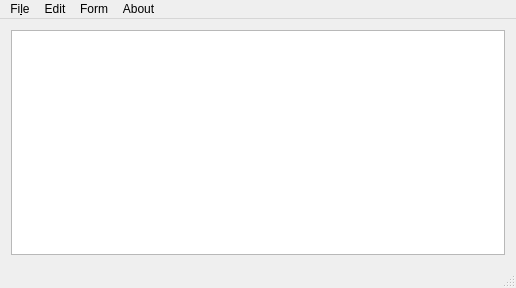
<?xml version="1.0" encoding="UTF-8"?>
<ui version="4.0">
 <class>MainWindow</class>
 <widget class="QMainWindow" name="MainWindow">
  <property name="geometry">
   <rect>
    <x>0</x>
    <y>0</y>
    <width>516</width>
    <height>288</height>
   </rect>
  </property>
  <property name="windowTitle">
   <string>MainWindow</string>
  </property>
  <widget class="QWidget" name="centralWidget">
   <layout class="QVBoxLayout" name="verticalLayout">
    <item>
     <widget class="QTextEdit" name="textEdit"/>
    </item>
    <item>
     <layout class="QVBoxLayout" name="verticalLayout_2"/>
    </item>
   </layout>
  </widget>
  <widget class="QMenuBar" name="menuBar">
   <property name="geometry">
    <rect>
     <x>0</x>
     <y>0</y>
     <width>516</width>
     <height>24</height>
    </rect>
   </property>
   <widget class="QMenu" name="menuFile">
    <property name="title">
     <string>Fi&amp;le</string>
    </property>
    <addaction name="actionNew"/>
    <addaction name="actionOpen"/>
    <addaction name="actionSave_As"/>
    <addaction name="actionPrint"/>
    <addaction name="separator"/>
    <addaction name="actionExit"/>
   </widget>
   <widget class="QMenu" name="menuEdit">
    <property name="title">
     <string>Edit</string>
    </property>
    <addaction name="actionCopy"/>
    <addaction name="actionPaste"/>
    <addaction name="actionCut"/>
    <addaction name="actionUndo"/>
    <addaction name="actionRedo"/>
    <addaction name="separator"/>
    <addaction name="separator"/>
   </widget>
   <widget class="QMenu" name="menuForm">
    <property name="title">
     <string>Form</string>
    </property>
    <addaction name="actionFont"/>
    <addaction name="actionColor"/>
   </widget>
   <widget class="QMenu" name="menuAbout">
    <property name="title">
     <string>About</string>
    </property>
    <addaction name="actionDate"/>
    <addaction name="actionAuthor"/>
    <addaction name="actionQt"/>
   </widget>
   <addaction name="menuFile"/>
   <addaction name="menuEdit"/>
   <addaction name="menuForm"/>
   <addaction name="menuAbout"/>
  </widget>
  <widget class="QStatusBar" name="statusBar"/>
  <action name="actionNew">
   <property name="text">
    <string>New</string>
   </property>
  </action>
  <action name="actionOpen">
   <property name="text">
    <string>Open</string>
   </property>
  </action>
  <action name="actionSave_As">
   <property name="text">
    <string>Save As</string>
   </property>
  </action>
  <action name="actionPrint">
   <property name="text">
    <string>Print</string>
   </property>
  </action>
  <action name="actionExit">
   <property name="text">
    <string>Exit</string>
   </property>
  </action>
  <action name="actionCopy">
   <property name="text">
    <string>Copy</string>
   </property>
  </action>
  <action name="actionPaste">
   <property name="text">
    <string>Paste</string>
   </property>
  </action>
  <action name="actionCut">
   <property name="text">
    <string>Cut</string>
   </property>
  </action>
  <action name="actionUndo">
   <property name="text">
    <string>Undo</string>
   </property>
  </action>
  <action name="actionRedo">
   <property name="text">
    <string>Redo</string>
   </property>
  </action>
  <action name="actionFont">
   <property name="text">
    <string>Font</string>
   </property>
  </action>
  <action name="actionColor">
   <property name="text">
    <string>Color</string>
   </property>
  </action>
  <action name="actionDate">
   <property name="text">
    <string>Date</string>
   </property>
  </action>
  <action name="actionAuthor">
   <property name="text">
    <string>Author</string>
   </property>
  </action>
  <action name="actionQt">
   <property name="text">
    <string>Qt</string>
   </property>
  </action>
 </widget>
 <layoutdefault spacing="6" margin="11"/>
 <resources/>
 <connections/>
</ui>
